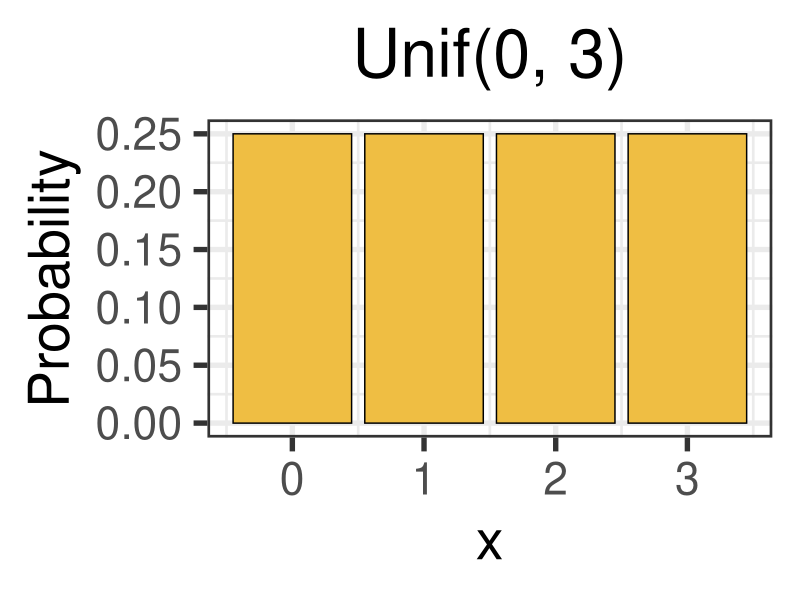
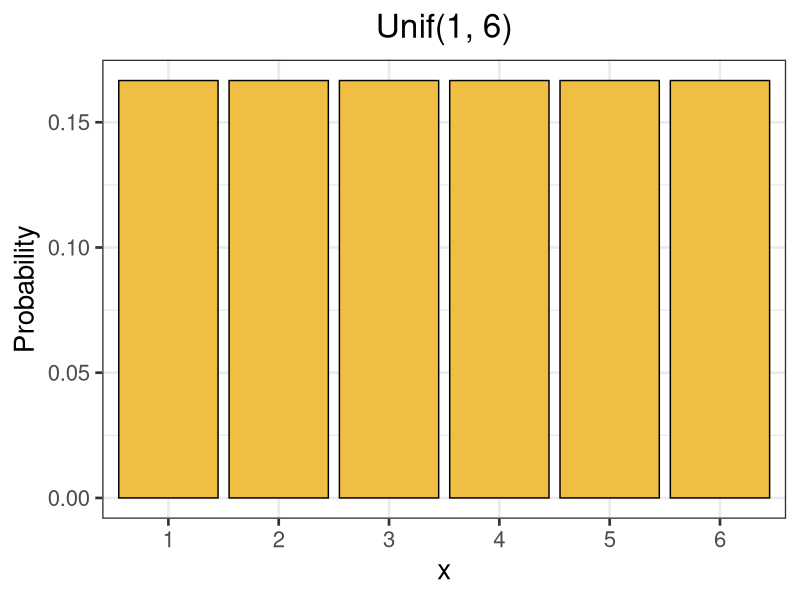
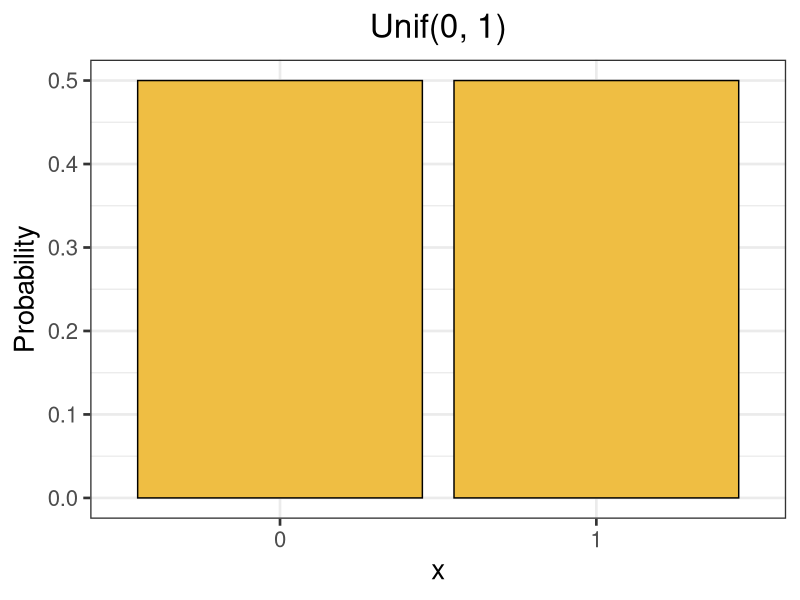
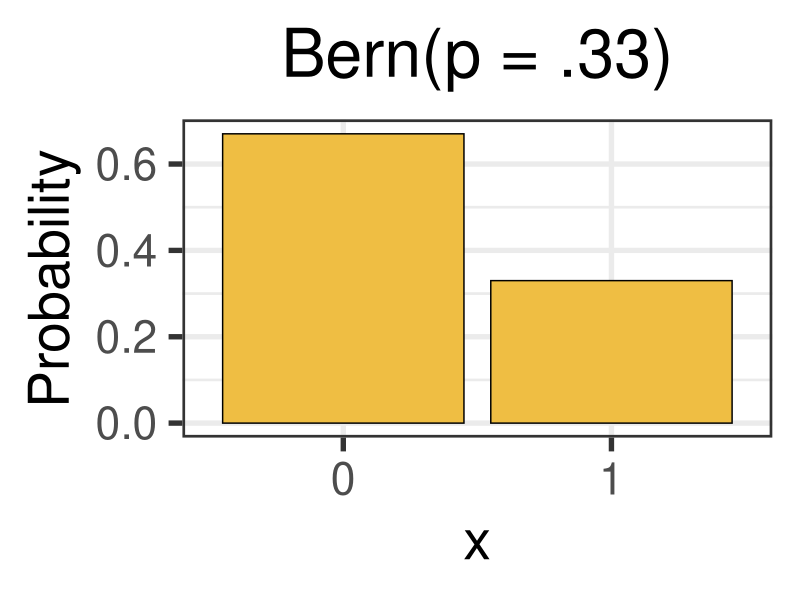
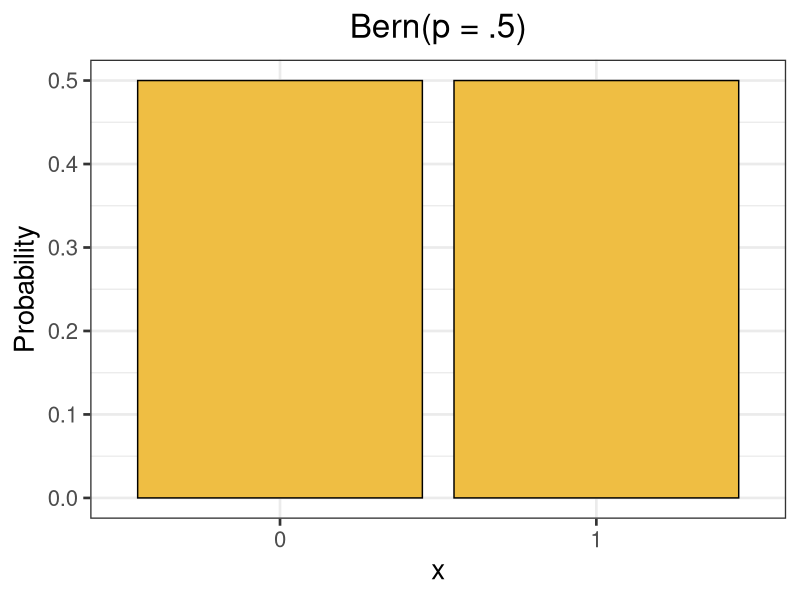
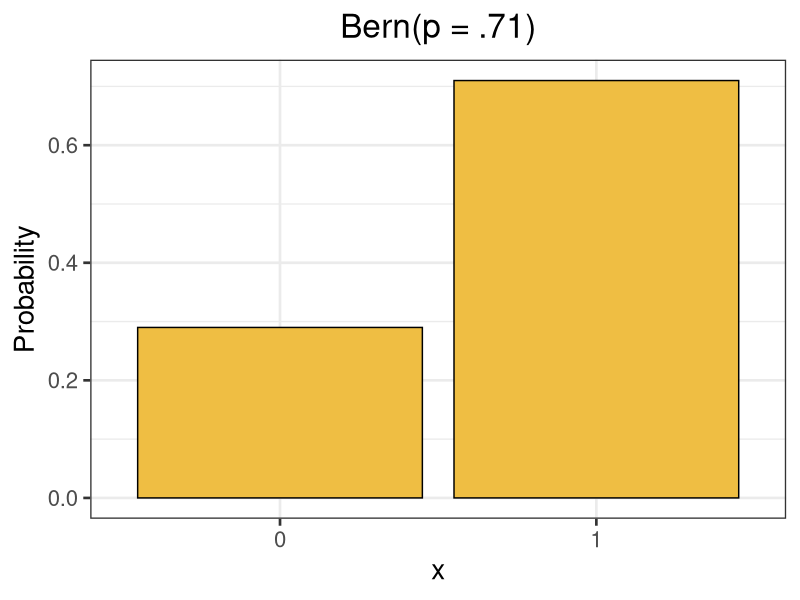
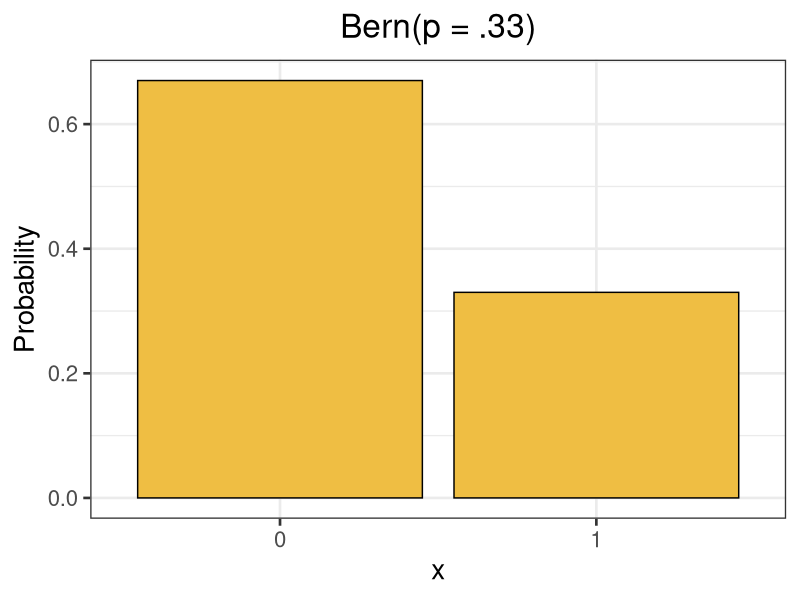
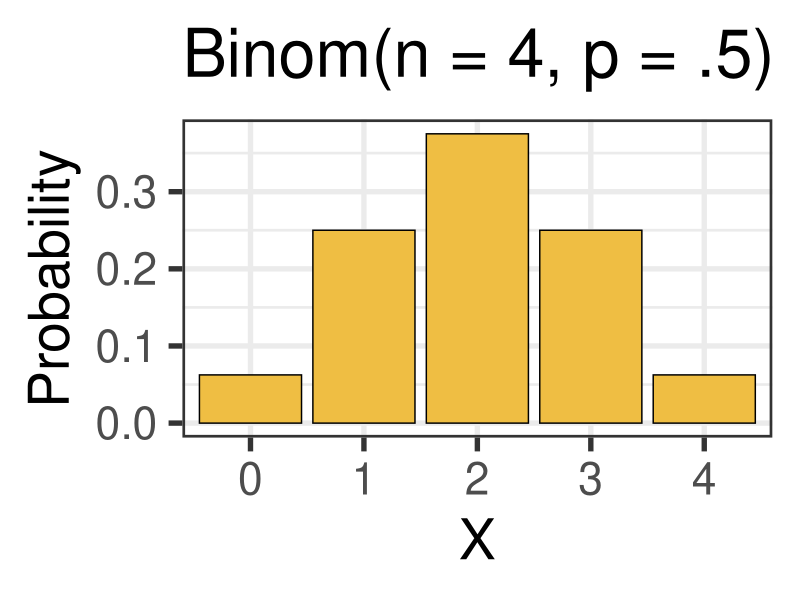

Here is the R script that generated these plots, in order:
## ---- chunk 1
library(tidyverse)
library(kableExtra)
df <- tibble(x = c("a", "a + 1", "...", "b - 1", "b"),
             `P(X = x)` = c("1/n", "1/n", "...", "1/n", "1/n"))
df %>%
  kbl(align = "c") %>%
  kable_styling()
## ---- chunk 2
#| fig.height: 7
df <- tibble(x = 0:3,
             Probability = c(.25, .25, .25, .25))
df %>%
  ggplot(aes(x = x,
             y = Probability,)) +
  geom_col(fill = "#EFBE43", color = "black") +
  labs(title = "Unif(0, 3)") +
  theme_bw(base_size = 40) +
  theme(plot.title = element_text(hjust = 0.5))
## ---- chunk 3
#| fig.height: 5
#| fig.width: 5
#| fig.align: center
df <- tibble(x = factor(1:6),
             Probability = rep(1/6, 6))
df %>%
  ggplot(aes(x = x,
             y = Probability,)) +
  geom_col(fill = "#EFBE43", color = "black") +
  labs(title = "Unif(1, 6)") +
  theme_bw(base_size = 20) +
  theme(plot.title = element_text(hjust = 0.5))
## ---- chunk 4
#| fig.height: 5
#| fig.width: 5
#| fig.align: center
df <- tibble(x = factor(0:1),
             Probability = c(.5, .5))
df %>%
  ggplot(aes(x = x,
             y = Probability,)) +
  geom_col(fill = "#EFBE43", color = "black") +
  labs(title = "Unif(0, 1)") +
  theme_bw(base_size = 20) +
  theme(plot.title = element_text(hjust = 0.5))
## ---- chunk 5
df <- tibble(x = c("1", "0"),
             `P(X = x)` = c("p", "1 - p"))
df %>%
  kbl(align = "c") %>%
  kable_styling()
## ---- chunk 6
#| fig.height: 8
df <- tibble(x = c("1", "0"),
             Probability = c(.33, .67))
df %>%
  ggplot(aes(x = x,
             y = Probability,)) +
  geom_col(fill = "#EFBE43", color = "black") +
  labs(title = "Bern(p = .33)") +
  theme_bw(base_size = 40) +
  theme(plot.title = element_text(hjust = 0.5))
## ---- chunk 7
#| fig.height: 5
#| fig.width: 5
#| fig.align: center
df <- tibble(x = c("1", "0"),
             Probability = c(.5, .5))
df %>%
  ggplot(aes(x = x,
             y = Probability,)) +
  geom_col(fill = "#EFBE43", color = "black") +
  labs(title = "Bern(p = .5)") +
  theme_bw(base_size = 20) +
  theme(plot.title = element_text(hjust = 0.5))
## ---- chunk 8
#| fig.height: 5
#| fig.width: 5
#| fig.align: center
df <- tibble(x = c("1", "0"),
             Probability = c(.71, .29))
df %>%
  ggplot(aes(x = x,
             y = Probability,)) +
  geom_col(fill = "#EFBE43", color = "black") +
  labs(title = "Bern(p = .71)") +
  theme_bw(base_size = 20) +
  theme(plot.title = element_text(hjust = 0.5))
## ---- chunk 9
#| fig.height: 5
#| fig.width: 5
#| fig.align: center
df <- tibble(x = c("1", "0"),
             Probability = c(.33, .67))
df %>%
  ggplot(aes(x = x,
             y = Probability,)) +
  geom_col(fill = "#EFBE43", color = "black") +
  labs(title = "Bern(p = .33)") +
  theme_bw(base_size = 20) +
  theme(plot.title = element_text(hjust = 0.5))
## ---- chunk 10
y <- c(0, 1, 2, 3, 4)
py <- dbinom(y, size = 4, prob = .5)
df <- data.frame(y = factor(y),
                 py = py)
names(df) <- c("x", "P(X = x)")
df %>%
  ggplot(aes(x = x, 
             y = `P(X = x)`)) +
  geom_col(fill = "#EFBE43", color = "black") +
  labs(title = "Binom(n = 4, p = .5)",
       x = "X",
       y = "Probability") +
  theme_bw(base_size = 40)
## ---- chunk 11
library(kableExtra)
library(tidyverse)
Horses <- c("We The People", "Skippylongstocking", "Nest",
            "Rich Strike", "Creative Minister", "Mo Donegal",
            "Golden Glider", "Barber Road")

Post_Position <- 1:8

Odds <- c(1/3, 1/21, 1/9, 1/4.5, 1/7, 1/3.5, 1/21,1/11)

Normalized_Odds <- Odds/sum(Odds)

df <- tibble(Horses, `Post Position` = Post_Position, 
             `Normalized Odds` = Normalized_Odds)

df %>%
  kbl(align = "c") %>%
  kable_styling()
